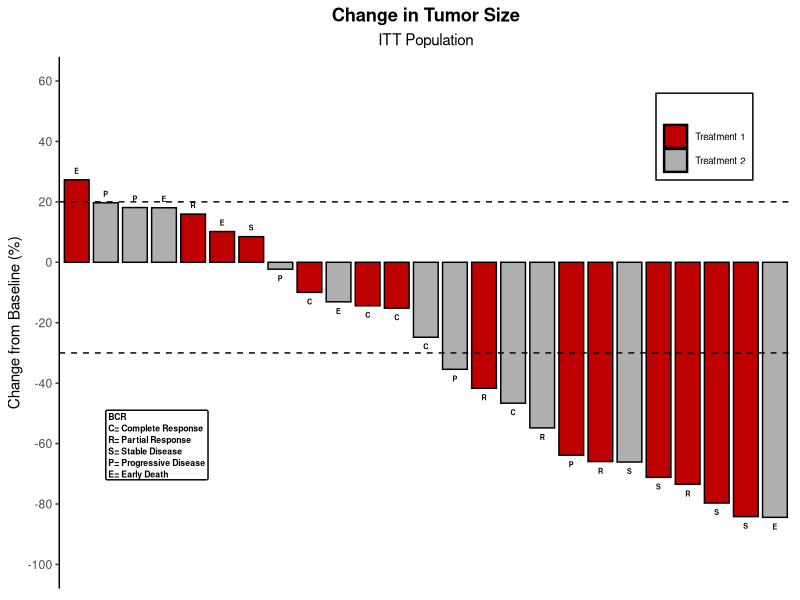
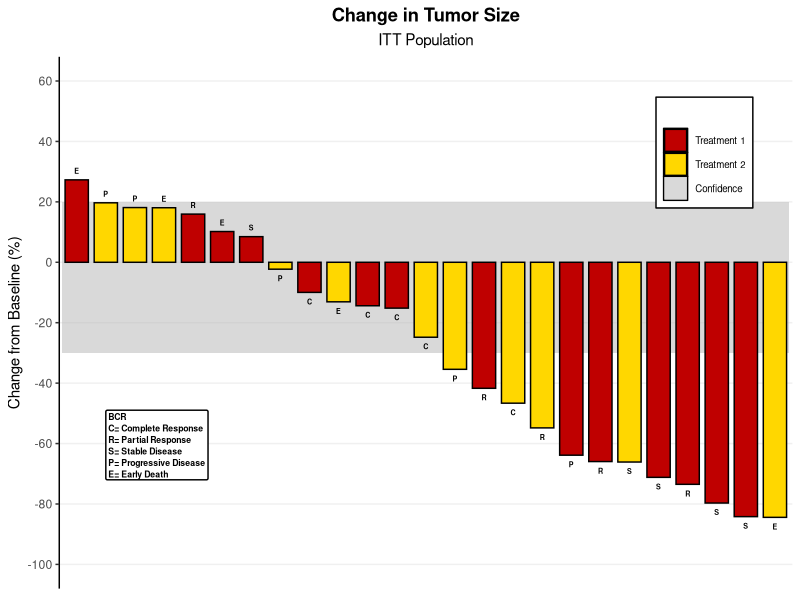

The R script that drew these images, in order:
out <- Sys.getenv("OUT_DIR")
if (out == "") out <- getwd()
if (!dir.exists(out)) dir.create(out, recursive = TRUE, showWarnings = FALSE)

suppressPackageStartupMessages({
  library(dplyr)
  library(tibble)
  library(ggplot2)
  library(readr)
})

# SAS round half away from zero helper (for display)
round_half_up <- function(x, digits = 0) {
  mult <- 10^digits
  sign(x) * floor(abs(x) * mult + 0.5) / mult
}

# Exact modular multiplication to avoid double overflow (all values < 2^32, exact in double)
mod_mult <- function(a, b, m) {
  a <- a %% m
  res <- 0
  b_int <- b
  while (b_int > 0) {
    if ((b_int %% 2) == 1) res <- (res + a) %% m
    a <- (a * 2) %% m
    b_int <- floor(b_int / 2)
  }
  res
}

m_mod <- 2147483647
a_mult <- 397204094
seed_env <- new.env()
seed_env$seed <- 2
sas_ranuni <- function() {
  seed_env$seed <- mod_mult(a_mult, seed_env$seed, m_mod)
  seed_env$seed / m_mod
}

# data TumorSize; length Cid $3; do Id=1 to 25 ...
n_obs <- 25
Cid_v <- character(n_obs)
Id_v <- integer(n_obs)
Change_v <- numeric(n_obs)
Group_v <- character(n_obs)
Label_v <- character(n_obs)

for (Id in 1:25) {
  cid <- sprintf("%2d", Id)  # PUT(id,2.0)
  u1 <- sas_ranuni()
  change <- 30 - 120 * u1
  u2 <- sas_ranuni()
  ival <- floor(u2 + 0.5)  # INT()
  grp <- ifelse(!is.na(ival) & ival != 0, "Treatment 1", "Treatment 2")  # IFC()
  modv <- Id %% 5  # MOD(id,5)
  lab <- NA_character_
  if (modv == 1) lab <- "C"
  if (modv == 2) lab <- "R"
  if (modv == 3) lab <- "S"
  if (modv == 4) lab <- "P"
  if (modv == 0) lab <- "E"
  Cid_v[Id] <- cid
  Id_v[Id] <- Id
  Change_v[Id] <- change
  Group_v[Id] <- grp
  Label_v[Id] <- lab
}

# SAS dataset order: Cid first (LENGTH statement), then Id, Change, Group, Label
TumorSize <- tibble::tibble(Cid = Cid_v, Id = Id_v, Change = Change_v, Group = Group_v, Label = Label_v)
# attr label for Change
attr(TumorSize$Change, "label") <- "Change from Baseline (%)"

# proc sort by descending change
TumorSizeDesc <- TumorSize %>% arrange(desc(Change))

# Write datasets as CSV
write.csv(TumorSize, file.path(out, "TumorSize.csv"), row.names = FALSE, na = "")
write.csv(TumorSizeDesc, file.path(out, "TumorSizeDesc.csv"), row.names = FALSE, na = "")
# lowercase aliases
write.csv(TumorSize, file.path(out, "tumorsize.csv"), row.names = FALSE, na = "")
write.csv(TumorSizeDesc, file.path(out, "tumorsize_desc.csv"), row.names = FALSE, na = "")

# proc print data=TumorSize(obs=5)
Print5 <- TumorSize %>% slice(1:5) %>% mutate(Obs = row_number()) %>% select(Obs, Cid, Id, Change, Group, Label)

# CSV of table body (and aliases for expected names)
write.csv(Print5, file.path(out, "P100.csv"), row.names = FALSE, na = "")
write.csv(Print5, file.path(out, "p100_lst.csv"), row.names = FALSE, na = "")
write.csv(Print5, file.path(out, "sashtml.csv"), row.names = FALSE, na = "")
write.csv(Print5, file.path(out, "sashtml_htm.csv"), row.names = FALSE, na = "")
write.csv(Print5, file.path(out, "print5.csv"), row.names = FALSE, na = "")

# Text rendering mimicking SAS listing / HTML
fmt_change_listing <- function(x) {
  # SAS BEST12. default: use 7 significant digits similar; keep full for tolerance
  # Use format with up to 7 significant digits to look like SAS, but keep value parseable
  format(x, scientific = FALSE, trim = TRUE, digits = 7, nsmall = 4)
}
header_line <- sprintf("%-5s %-5s %-4s %-16s %-13s %-6s", "Obs", "Cid", "Id", "Change", "Group", "Label")
sep_line <- paste(rep("-", nchar(header_line)), collapse = "")
body_lines <- sapply(seq_len(nrow(Print5)), function(i) {
  sprintf("%-5d %-5s %-4d %-16s %-13s %-6s",
          Print5$Obs[i],
          trimws(Print5$Cid[i]),
          Print5$Id[i],
          fmt_change_listing(Print5$Change[i]),
          Print5$Group[i],
          Print5$Label[i])
})
txt_content <- c(
  "Change in Tumor Size data - First 5 observations (PROC PRINT OBS=5)",
  "",
  header_line,
  sep_line,
  body_lines,
  "",
  "Label Change = 'Change from Baseline (%)'",
  "BCR: C= Complete Response R= Partial Response S= Stable Disease P= Progressive Disease E= Early Death"
)
# write all expected text aliases
writeLines(txt_content, file.path(out, "P100.txt"))
writeLines(txt_content, file.path(out, "P100.lst.txt"))
writeLines(txt_content, file.path(out, "p100_lst.txt"))
writeLines(txt_content, file.path(out, "sashtml.txt"))
writeLines(txt_content, file.path(out, "sashtml_htm.txt"))
writeLines(txt_content, file.path(out, "sashtml.htm.txt"))
# also write files with exact expected names if filesystem allows dot
try(writeLines(txt_content, file.path(out, "P100.lst")), silent = TRUE)
try(writeLines(txt_content, file.path(out, "sashtml.htm")), silent = TRUE)

# ---- Figure 1: TumorSize_SG_V94 (categoryorder=respdesc) ----
df1 <- TumorSize %>% arrange(desc(Change))
df1 <- df1 %>% mutate(Cid_f = factor(Cid, levels = Cid))
# label positions: at end of bar
df1 <- df1 %>% mutate(label_y = ifelse(Change >= 0, Change + 3, Change - 3))
y_breaks <- seq(60, -100, by = -20)

inset_label <- "BCR\nC= Complete Response\nR= Partial Response\nS= Stable Disease\nP= Progressive Disease\nE= Early Death"

p1 <- ggplot(df1, aes(x = Cid_f, y = Change, fill = Group)) +
  geom_col(position = position_dodge(width = 1), colour = "black", width = 0.85) +
  geom_hline(yintercept = c(20, -30), linetype = "dashed", colour = "black", linewidth = 0.5) +
  geom_text(aes(y = label_y, label = Label), position = position_dodge(width = 1),
            size = 1.8, fontface = "bold", colour = "black", show.legend = FALSE) +
  scale_fill_manual(values = c("Treatment 1" = "#BF0000", "Treatment 2" = "#AFAFAF")) +
  scale_y_continuous(breaks = y_breaks, limits = c(-100, 60)) +
  labs(title = "Change in Tumor Size", subtitle = "ITT Population",
       x = NULL, y = "Change from Baseline (%)", fill = "") +
  theme_bw() +
  theme(
    panel.background = element_blank(),
    panel.border = element_blank(),
    panel.grid = element_blank(),
    axis.line.y = element_line(colour = "black"),
    axis.text.x = element_blank(),
    axis.ticks.x = element_blank(),
    axis.title.x = element_blank(),
    plot.title = element_text(hjust = 0.5, face = "bold"),
    plot.subtitle = element_text(hjust = 0.5),
    legend.position = c(0.88, 0.85),
    legend.background = element_rect(colour = "black", fill = "white"),
    legend.key = element_rect(fill = "white", colour = "black"),
    legend.text = element_text(size = 7)
  ) +
  annotate("label", x = 2, y = -72, label = inset_label, hjust = 0, vjust = 0,
           size = 2.2, fontface = "bold", label.size = 0.5, fill = "white", colour = "black",
           lineheight = 1.1)

ggsave(file.path(out, "tumorsize_sg_v94.png"), p1, width = 5, height = 3, dpi = 300, units = "in")
# CSV of plotted data (in displayed order respdesc)
write.csv(df1 %>% select(Cid, Id, Change, Group, Label), file.path(out, "tumorsize_sg_v94.csv"), row.names = FALSE, na = "")
write.csv(df1 %>% select(Cid, Id, Change, Group, Label), file.path(out, "TumorSize_SG_V94.csv"), row.names = FALSE, na = "")

# ---- Figure 2: TumorSize_Band_SG_V94 (sorted desc + band 20 / -30) ----
df2 <- TumorSizeDesc %>% mutate(Cid_f = factor(Cid, levels = Cid))
df2 <- df2 %>% mutate(label_y = ifelse(Change >= 0, Change + 3, Change - 3))
n2 <- nrow(df2)

# Build plot with band legend entry "Confidence"
# Use geom_rect with fill mapping combining band + bars
band_df <- data.frame(xmin = 0.5, xmax = n2 + 0.5, ymin = -30, ymax = 20)

p2 <- ggplot() +
  geom_rect(data = band_df, aes(xmin = xmin, xmax = xmax, ymin = ymin, ymax = ymax, fill = "Confidence"),
            alpha = 0.5, colour = NA, show.legend = TRUE) +
  geom_col(data = df2, aes(x = Cid_f, y = Change, fill = Group),
           position = position_dodge(width = 0.9), colour = "black", width = 0.8) +
  geom_text(data = df2, aes(x = Cid_f, y = label_y, label = Label),
            size = 1.8, fontface = "bold", colour = "black", show.legend = FALSE) +
  scale_fill_manual(name = "",
                    values = c("Treatment 1" = "#BF0000", "Treatment 2" = "gold", "Confidence" = "grey70"),
                    breaks = c("Treatment 1", "Treatment 2", "Confidence")) +
  scale_y_continuous(breaks = y_breaks, limits = c(-100, 60)) +
  labs(title = "Change in Tumor Size", subtitle = "ITT Population",
       x = NULL, y = "Change from Baseline (%)") +
  theme_bw() +
  theme(
    panel.background = element_blank(),
    panel.border = element_blank(),
    panel.grid.major.y = element_line(colour = "#F0F0F0"),
    panel.grid.minor = element_blank(),
    panel.grid.major.x = element_blank(),
    axis.line.y = element_line(colour = "black"),
    axis.text.x = element_blank(),
    axis.ticks.x = element_blank(),
    axis.title.x = element_blank(),
    plot.title = element_text(hjust = 0.5, face = "bold"),
    plot.subtitle = element_text(hjust = 0.5),
    legend.position = c(0.88, 0.82),
    legend.background = element_rect(colour = "black", fill = "white"),
    legend.key = element_rect(fill = "white", colour = "black"),
    legend.text = element_text(size = 7)
  ) +
  annotate("label", x = 2, y = -72, label = inset_label, hjust = 0, vjust = 0,
           size = 2.2, fontface = "bold", label.size = 0.5, fill = "white", colour = "black",
           lineheight = 1.1)

ggsave(file.path(out, "tumorsize_band_sg_v94.png"), p2, width = 5, height = 3, dpi = 300, units = "in")
write.csv(df2 %>% select(Cid, Id, Change, Group, Label), file.path(out, "tumorsize_band_sg_v94.csv"), row.names = FALSE, na = "")
write.csv(df2 %>% select(Cid, Id, Change, Group, Label), file.path(out, "TumorSize_Band_SG_V94.csv"), row.names = FALSE, na = "")

cat("Done. OUT_DIR:", out, "\n")
